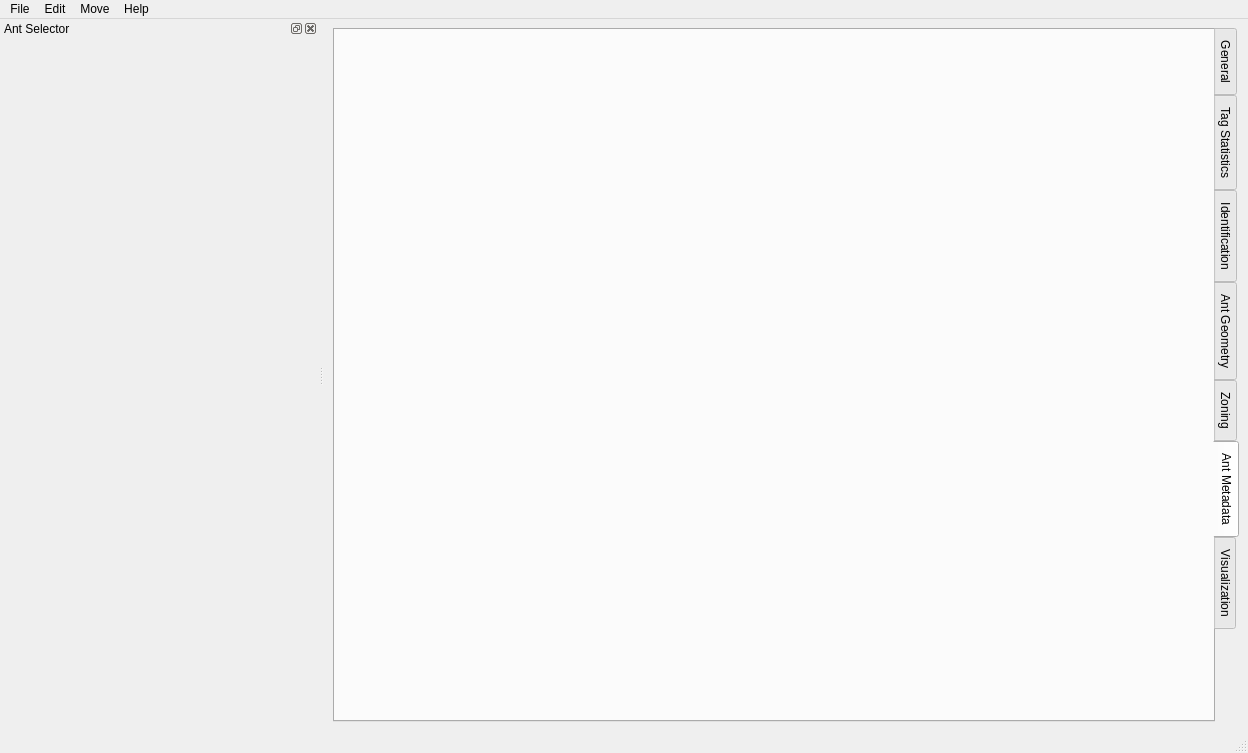
<?xml version="1.0" encoding="UTF-8"?>
<ui version="4.0">
 <class>MainWindow</class>
 <widget class="QMainWindow" name="MainWindow">
  <property name="geometry">
   <rect>
    <x>0</x>
    <y>0</y>
    <width>1248</width>
    <height>753</height>
   </rect>
  </property>
  <property name="windowTitle">
   <string>MainWindow</string>
  </property>
  <property name="tabShape">
   <enum>QTabWidget::Rounded</enum>
  </property>
  <widget class="QWidget" name="centralwidget">
   <layout class="QGridLayout" name="gridLayout">
    <item row="0" column="0">
     <widget class="QTabWidget" name="workspaceSelector">
      <property name="tabPosition">
       <enum>QTabWidget::East</enum>
      </property>
      <property name="tabShape">
       <enum>QTabWidget::Rounded</enum>
      </property>
      <property name="currentIndex">
       <number>5</number>
      </property>
      <property name="elideMode">
       <enum>Qt::ElideNone</enum>
      </property>
      <property name="usesScrollButtons">
       <bool>false</bool>
      </property>
      <widget class="GeneralWorkspace" name="generalWorkspace">
       <property name="enabled">
        <bool>true</bool>
       </property>
       <attribute name="title">
        <string>General</string>
       </attribute>
       <attribute name="toolTip">
        <string>Edits global experiment properties</string>
       </attribute>
      </widget>
      <widget class="TagStatisticsWorkspace" name="tagStatisticsWorkspace">
       <property name="toolTip">
        <string/>
       </property>
       <attribute name="title">
        <string>Tag Statistics</string>
       </attribute>
       <attribute name="toolTip">
        <string>Shows global tag detection statistics</string>
       </attribute>
      </widget>
      <widget class="IdentificationWorkspace" name="identificationWorkspace">
       <attribute name="title">
        <string>Identification</string>
       </attribute>
       <attribute name="toolTip">
        <string>Edits tag and ants association</string>
       </attribute>
      </widget>
      <widget class="AntGeometryWorkspace" name="antGeometryWorkspace">
       <attribute name="title">
        <string>Ant Geometry</string>
       </attribute>
       <attribute name="toolTip">
        <string>Shapes and measure ants</string>
       </attribute>
      </widget>
      <widget class="ZoningWorkspace" name="zoningWorkspace">
       <attribute name="title">
        <string>Zoning</string>
       </attribute>
       <attribute name="toolTip">
        <string>Defines geometric zones</string>
       </attribute>
      </widget>
      <widget class="AntMetadataWorkspace" name="antMetadataWorkspace">
       <attribute name="title">
        <string>Ant Metadata</string>
       </attribute>
       <attribute name="toolTip">
        <string>Edits individual ant data</string>
       </attribute>
      </widget>
      <widget class="VisualizationWorkspace" name="visualizationWorkspace">
       <attribute name="title">
        <string>Visualization</string>
       </attribute>
       <attribute name="toolTip">
        <string>Visualizes tracking during experiment</string>
       </attribute>
      </widget>
     </widget>
    </item>
   </layout>
  </widget>
  <widget class="QMenuBar" name="menubar">
   <property name="geometry">
    <rect>
     <x>0</x>
     <y>0</y>
     <width>1248</width>
     <height>24</height>
    </rect>
   </property>
   <widget class="QMenu" name="menuFile">
    <property name="toolTip">
     <string>File Actions</string>
    </property>
    <property name="title">
     <string>File</string>
    </property>
    <property name="toolTipsVisible">
     <bool>true</bool>
    </property>
    <widget class="QMenu" name="menuRecentsProjects">
     <property name="toolTip">
      <string>Open recent experiment file</string>
     </property>
     <property name="title">
      <string>Recents Projects</string>
     </property>
     <property name="toolTipsVisible">
      <bool>true</bool>
     </property>
     <addaction name="recentFile1"/>
     <addaction name="recentFile2"/>
     <addaction name="recentFile3"/>
     <addaction name="recentFile4"/>
     <addaction name="recentFile5"/>
    </widget>
    <addaction name="actionNew"/>
    <addaction name="actionOpen"/>
    <addaction name="menuRecentsProjects"/>
    <addaction name="actionSave"/>
    <addaction name="actionSaveAs"/>
    <addaction name="separator"/>
    <addaction name="actionQuit"/>
   </widget>
   <widget class="QMenu" name="menuEdit">
    <property name="title">
     <string>Edit</string>
    </property>
    <property name="toolTipsVisible">
     <bool>true</bool>
    </property>
    <addaction name="actionUndo"/>
    <addaction name="actionRedo"/>
    <addaction name="separator"/>
    <addaction name="actionShowLog"/>
    <addaction name="actionShowAntSelector"/>
    <addaction name="separator"/>
    <addaction name="actionCopyTimeFromFrame"/>
   </widget>
   <widget class="QMenu" name="menuHelp">
    <property name="title">
     <string>Help</string>
    </property>
    <addaction name="actionHelpAbout"/>
    <addaction name="actionOnlineHelp"/>
   </widget>
   <widget class="QMenu" name="menuMove">
    <property name="toolTip">
     <string>Tag Close Up Navigation actions</string>
    </property>
    <property name="title">
     <string>Move</string>
    </property>
    <property name="toolTipsVisible">
     <bool>true</bool>
    </property>
    <addaction name="actionNextCloseUp"/>
    <addaction name="actionPreviousCloseUp"/>
    <addaction name="separator"/>
    <addaction name="actionNextTag"/>
    <addaction name="actionPreviousTag"/>
    <addaction name="separator"/>
    <addaction name="actionJumpToTime"/>
   </widget>
   <addaction name="menuFile"/>
   <addaction name="menuEdit"/>
   <addaction name="menuMove"/>
   <addaction name="menuHelp"/>
  </widget>
  <widget class="QDockWidget" name="dockWidget">
   <property name="minimumSize">
    <size>
     <width>318</width>
     <height>73</height>
    </size>
   </property>
   <property name="floating">
    <bool>false</bool>
   </property>
   <property name="features">
    <set>QDockWidget::AllDockWidgetFeatures</set>
   </property>
   <property name="windowTitle">
    <string>Ant Selector</string>
   </property>
   <attribute name="dockWidgetArea">
    <number>1</number>
   </attribute>
   <widget class="QWidget" name="dockWidgetContents">
    <layout class="QGridLayout" name="gridLayout_2">
     <item row="0" column="0">
      <widget class="AntListWidget" name="antList" native="true">
       <property name="sizePolicy">
        <sizepolicy hsizetype="MinimumExpanding" vsizetype="Expanding">
         <horstretch>0</horstretch>
         <verstretch>0</verstretch>
        </sizepolicy>
       </property>
       <property name="minimumSize">
        <size>
         <width>275</width>
         <height>0</height>
        </size>
       </property>
       <property name="maximumSize">
        <size>
         <width>16777215</width>
         <height>16777215</height>
        </size>
       </property>
      </widget>
     </item>
    </layout>
   </widget>
  </widget>
  <widget class="QStatusBar" name="statusBar"/>
  <action name="actionOpen">
   <property name="icon">
    <iconset theme="document-open">
     <normaloff>.</normaloff>.</iconset>
   </property>
   <property name="text">
    <string>Open</string>
   </property>
   <property name="toolTip">
    <string>Open a '.myrmidon' file</string>
   </property>
   <property name="statusTip">
    <string>Open a '.myrmidon'' file</string>
   </property>
   <property name="shortcut">
    <string>Ctrl+O</string>
   </property>
  </action>
  <action name="actionSave">
   <property name="icon">
    <iconset theme="document-save">
     <normaloff>.</normaloff>.</iconset>
   </property>
   <property name="text">
    <string>Save</string>
   </property>
   <property name="toolTip">
    <string>Save current file</string>
   </property>
   <property name="statusTip">
    <string>Save current file</string>
   </property>
   <property name="shortcut">
    <string>Ctrl+S</string>
   </property>
  </action>
  <action name="actionSaveAs">
   <property name="icon">
    <iconset theme="document-save-as">
     <normaloff>.</normaloff>.</iconset>
   </property>
   <property name="text">
    <string>Save As</string>
   </property>
   <property name="toolTip">
    <string>Save as a new file</string>
   </property>
   <property name="statusTip">
    <string>Save as a new file</string>
   </property>
   <property name="shortcut">
    <string>Ctrl+Shift+S</string>
   </property>
  </action>
  <action name="actionQuit">
   <property name="icon">
    <iconset theme="application-exit">
     <normaloff>.</normaloff>.</iconset>
   </property>
   <property name="text">
    <string>Quit</string>
   </property>
   <property name="toolTip">
    <string>Quit FORT Studio</string>
   </property>
   <property name="statusTip">
    <string>Quit FORT Studio</string>
   </property>
   <property name="shortcut">
    <string>Ctrl+Q</string>
   </property>
  </action>
  <action name="actionAddTrackingDataDir">
   <property name="icon">
    <iconset theme="list-add">
     <normaloff>.</normaloff>.</iconset>
   </property>
   <property name="text">
    <string>Add Tracking Data Directory</string>
   </property>
   <property name="toolTip">
    <string>&lt;html&gt;&lt;head/&gt;&lt;body&gt;&lt;p&gt;Add a New Tracking Data Directory. The current project must be saved. &lt;/p&gt;&lt;/body&gt;&lt;/html&gt;</string>
   </property>
  </action>
  <action name="actionHelpAbout">
   <property name="icon">
    <iconset theme="help-about">
     <normaloff>.</normaloff>.</iconset>
   </property>
   <property name="text">
    <string>About</string>
   </property>
  </action>
  <action name="actionOnlineHelp">
   <property name="icon">
    <iconset theme="system-search">
     <normaloff>.</normaloff>.</iconset>
   </property>
   <property name="text">
    <string>Online Help</string>
   </property>
   <property name="shortcut">
    <string>Ctrl+H</string>
   </property>
  </action>
  <action name="recentFile1">
   <property name="text">
    <string>File1</string>
   </property>
   <property name="toolTip">
    <string>Open Recent File 1</string>
   </property>
   <property name="shortcut">
    <string>Ctrl+Shift+1</string>
   </property>
   <property name="visible">
    <bool>false</bool>
   </property>
  </action>
  <action name="recentFile2">
   <property name="text">
    <string>File2</string>
   </property>
   <property name="toolTip">
    <string>Open Recent File 2</string>
   </property>
   <property name="shortcut">
    <string>Ctrl+Shift+2</string>
   </property>
   <property name="visible">
    <bool>false</bool>
   </property>
  </action>
  <action name="recentFile3">
   <property name="text">
    <string>File3</string>
   </property>
   <property name="toolTip">
    <string>Open Recent File 3</string>
   </property>
   <property name="shortcut">
    <string>Ctrl+Shift+3</string>
   </property>
   <property name="visible">
    <bool>false</bool>
   </property>
  </action>
  <action name="recentFile4">
   <property name="text">
    <string>File4</string>
   </property>
   <property name="toolTip">
    <string>Open Recent File 4</string>
   </property>
   <property name="shortcut">
    <string>Ctrl+Shift+4</string>
   </property>
   <property name="visible">
    <bool>false</bool>
   </property>
  </action>
  <action name="recentFile5">
   <property name="text">
    <string>File5</string>
   </property>
   <property name="toolTip">
    <string>Open Recent File 5</string>
   </property>
   <property name="shortcut">
    <string>Ctrl+Shift+5</string>
   </property>
   <property name="visible">
    <bool>false</bool>
   </property>
  </action>
  <action name="actionUndo">
   <property name="enabled">
    <bool>false</bool>
   </property>
   <property name="icon">
    <iconset theme="edit-undo">
     <normaloff>.</normaloff>.</iconset>
   </property>
   <property name="text">
    <string>Undo</string>
   </property>
   <property name="toolTip">
    <string>Undo last action</string>
   </property>
   <property name="statusTip">
    <string>Undo last action</string>
   </property>
   <property name="shortcut">
    <string>Ctrl+Z</string>
   </property>
  </action>
  <action name="actionRedo">
   <property name="enabled">
    <bool>false</bool>
   </property>
   <property name="icon">
    <iconset theme="edit-redo">
     <normaloff>.</normaloff>.</iconset>
   </property>
   <property name="text">
    <string>Redo</string>
   </property>
   <property name="toolTip">
    <string>Redo last action</string>
   </property>
   <property name="statusTip">
    <string>Redo last action</string>
   </property>
   <property name="shortcut">
    <string>Ctrl+Shift+Z</string>
   </property>
  </action>
  <action name="actionNew">
   <property name="icon">
    <iconset theme="document-new">
     <normaloff>.</normaloff>.</iconset>
   </property>
   <property name="text">
    <string>New</string>
   </property>
   <property name="toolTip">
    <string>Create a new '.myrmidon' file</string>
   </property>
   <property name="statusTip">
    <string>Create a new '.myrmidon' file</string>
   </property>
   <property name="shortcut">
    <string>Ctrl+N</string>
   </property>
  </action>
  <action name="actionShowLog">
   <property name="text">
    <string>Show Log</string>
   </property>
   <property name="toolTip">
    <string>Displays Log</string>
   </property>
   <property name="statusTip">
    <string>Displays Log</string>
   </property>
   <property name="shortcut">
    <string>Ctrl+L</string>
   </property>
  </action>
  <action name="actionShowAntSelector">
   <property name="checkable">
    <bool>true</bool>
   </property>
   <property name="checked">
    <bool>true</bool>
   </property>
   <property name="text">
    <string>Show Ant Selector</string>
   </property>
   <property name="toolTip">
    <string>Show Ant Selector docked widget</string>
   </property>
   <property name="statusTip">
    <string>Show Ant Selector docked widget</string>
   </property>
   <property name="shortcut">
    <string>Ctrl+Shift+A</string>
   </property>
  </action>
  <action name="actionNextCloseUp">
   <property name="text">
    <string>Next Close Up</string>
   </property>
   <property name="toolTip">
    <string>Move to next close up for this tag</string>
   </property>
   <property name="statusTip">
    <string>Move to next close up for this tag</string>
   </property>
   <property name="shortcut">
    <string>Shift+Down</string>
   </property>
  </action>
  <action name="actionPreviousCloseUp">
   <property name="text">
    <string>Previous Close Up</string>
   </property>
   <property name="toolTip">
    <string>Move to previous close up for this tag</string>
   </property>
   <property name="statusTip">
    <string>Move to previous close up for this tag</string>
   </property>
   <property name="shortcut">
    <string>Shift+Up</string>
   </property>
  </action>
  <action name="actionNextTag">
   <property name="text">
    <string>Next Tag</string>
   </property>
   <property name="toolTip">
    <string>Move to next tag</string>
   </property>
   <property name="statusTip">
    <string>Move to next tag</string>
   </property>
   <property name="shortcut">
    <string>Ctrl+Down</string>
   </property>
  </action>
  <action name="actionPreviousTag">
   <property name="text">
    <string>Previous Tag</string>
   </property>
   <property name="toolTip">
    <string>Move to previous tag</string>
   </property>
   <property name="statusTip">
    <string>Move to previous tag</string>
   </property>
   <property name="shortcut">
    <string>Ctrl+Up</string>
   </property>
  </action>
  <action name="actionCopyTimeFromFrame">
   <property name="text">
    <string>Copy current time</string>
   </property>
   <property name="toolTip">
    <string>Copy current time from currently displayed frame</string>
   </property>
   <property name="statusTip">
    <string>Copy current time from currently displayed frame</string>
   </property>
   <property name="shortcut">
    <string>Ctrl+Shift+C</string>
   </property>
  </action>
  <action name="actionJumpToTime">
   <property name="text">
    <string>Jump To Time</string>
   </property>
   <property name="toolTip">
    <string>Seed current movie to given time</string>
   </property>
   <property name="shortcut">
    <string>Ctrl+T</string>
   </property>
  </action>
 </widget>
 <customwidgets>
  <customwidget>
   <class>AntListWidget</class>
   <extends>QWidget</extends>
   <header location="global">fort/studio/widget/AntListWidget.hpp</header>
   <container>1</container>
  </customwidget>
  <customwidget>
   <class>IdentificationWorkspace</class>
   <extends>QWidget</extends>
   <header location="global">fort/studio/workspace/IdentificationWorkspace.hpp</header>
   <container>1</container>
  </customwidget>
  <customwidget>
   <class>AntGeometryWorkspace</class>
   <extends>QWidget</extends>
   <header location="global">fort/studio/workspace/AntGeometryWorkspace.hpp</header>
   <container>1</container>
  </customwidget>
  <customwidget>
   <class>AntMetadataWorkspace</class>
   <extends>QWidget</extends>
   <header location="global">fort/studio/workspace/AntMetadataWorkspace.hpp</header>
   <container>1</container>
  </customwidget>
  <customwidget>
   <class>VisualizationWorkspace</class>
   <extends>QWidget</extends>
   <header location="global">fort/studio/workspace/VisualizationWorkspace.hpp</header>
   <container>1</container>
  </customwidget>
  <customwidget>
   <class>GeneralWorkspace</class>
   <extends>QWidget</extends>
   <header location="global">fort/studio/workspace/GeneralWorkspace.hpp</header>
   <container>1</container>
  </customwidget>
  <customwidget>
   <class>TagStatisticsWorkspace</class>
   <extends>QWidget</extends>
   <header location="global">fort/studio/workspace/TagStatisticsWorkspace.hpp</header>
   <container>1</container>
  </customwidget>
  <customwidget>
   <class>ZoningWorkspace</class>
   <extends>QWidget</extends>
   <header location="global">fort/studio/workspace/ZoningWorkspace.hpp</header>
   <container>1</container>
  </customwidget>
 </customwidgets>
 <resources/>
 <connections/>
</ui>
